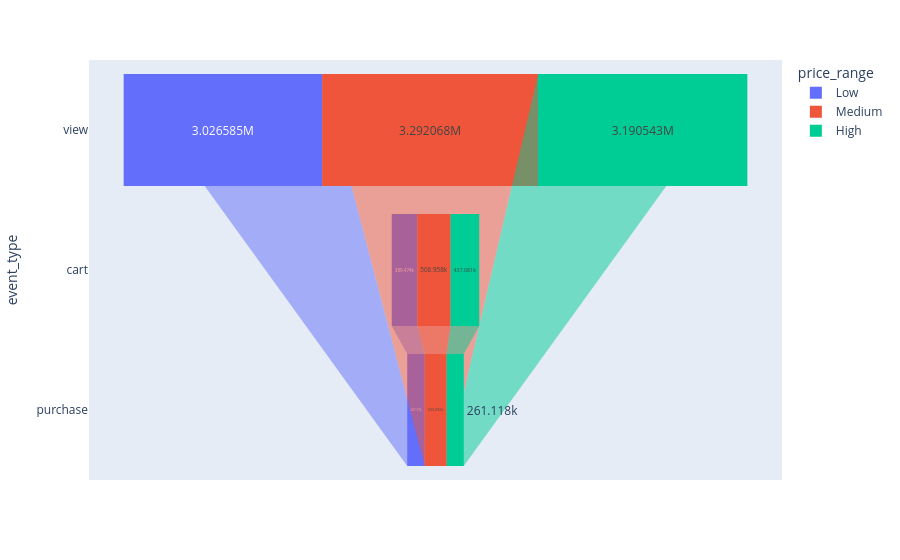

Notebook cell for this chart:
### Code cell
fig = px.funnel(df_funnel_price, x = "unique_users", y = "event_type", color = "price_range", category_orders={"event_type": ["purchase", "cart", "view"]},)
fig.show()

### Figure 1 — Plotly figure (JSON) as saved in the notebook; plotly's stock layout.template omitted (floating-point values rounded to 4 significant figures)
{"data": [{"hovertemplate": "price_range=Low<br>unique_users=%{x}<br>event_type=%{y}<extra></extra>", "legendgroup": "Low", "marker": {"color": "#636efa"}, "name": "Low", "orientation": "h", "showlegend": true, "type": "funnel", "x": [389474, 267970, 3026585], "xaxis": "x", "y": ["cart", "purchase", "view"], "yaxis": "y"}, {"hovertemplate": "price_range=Medium<br>unique_users=%{x}<br>event_type=%{y}<extra></extra>", "legendgroup": "Medium", "marker": {"color": "#EF553B"}, "name": "Medium", "orientation": "h", "showlegend": true, "type": "funnel", "x": [506958, 333056, 3292068], "xaxis": "x", "y": ["cart", "purchase", "view"], "yaxis": "y"}, {"hovertemplate": "price_range=High<br>unique_users=%{x}<br>event_type=%{y}<extra></extra>", "legendgroup": "High", "marker": {"color": "#00cc96"}, "name": "High", "orientation": "h", "showlegend": true, "type": "funnel", "x": [437081, 261118, 3190543], "xaxis": "x", "y": ["cart", "purchase", "view"], "yaxis": "y"}], "layout": {"legend": {"title": {"text": "price_range"}, "tracegroupgap": 0}, "margin": {"t": 60}, "xaxis": {"anchor": "y", "domain": [0, 1], "title": {"text": "unique_users"}}, "yaxis": {"anchor": "x", "categoryarray": ["view", "cart", "purchase"], "categoryorder": "array", "domain": [0, 1], "title": {"text": "event_type"}}}}
